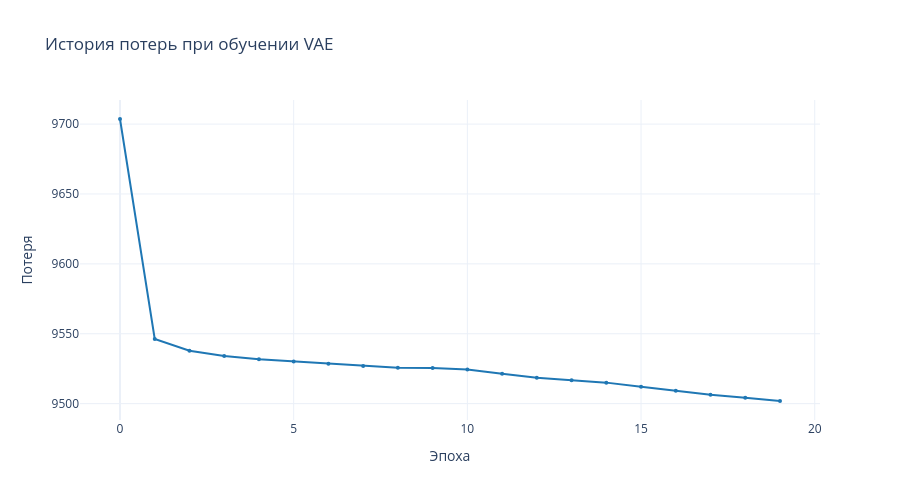

The notebook cell saved with this chart:
### Markdown cell above
## Визуализация процесса обучения

### Code cell
fig = go.Figure()
fig.add_trace(go.Scatter(
    y=train_losses,
    mode='lines+markers',
    name='Loss',
    line=dict(color='#1f77b4', width=2),
    marker=dict(size=4)
))
fig.update_layout(
    title='История потерь при обучении VAE',
    xaxis_title='Эпоха',
    yaxis_title='Потеря',
    hovermode='x unified',
    template='plotly_white',
    height=500
)
fig.show()

### Figure 1 — Plotly figure (JSON) as saved in the notebook; plotly's stock layout.template omitted (floating-point values rounded to 4 significant figures)
{"data": [{"line": {"color": "#1f77b4", "width": 2}, "marker": {"size": 4}, "mode": "lines+markers", "name": "Loss", "type": "scatter", "y": [9704.0, 9546.0, 9538.0, 9534.0, 9532.0, 9530.0, 9528.0, 9527.0, 9526.0, 9526.0, 9524.0, 9521.0, 9518.0, 9517.0, 9515.0, 9512.0, 9509.0, 9506.0, 9504.0, 9502.0]}], "layout": {"height": 500, "hovermode": "x unified", "title": {"text": "История потерь при обучении VAE"}, "xaxis": {"title": {"text": "Эпоха"}}, "yaxis": {"title": {"text": "Потеря"}}}}
